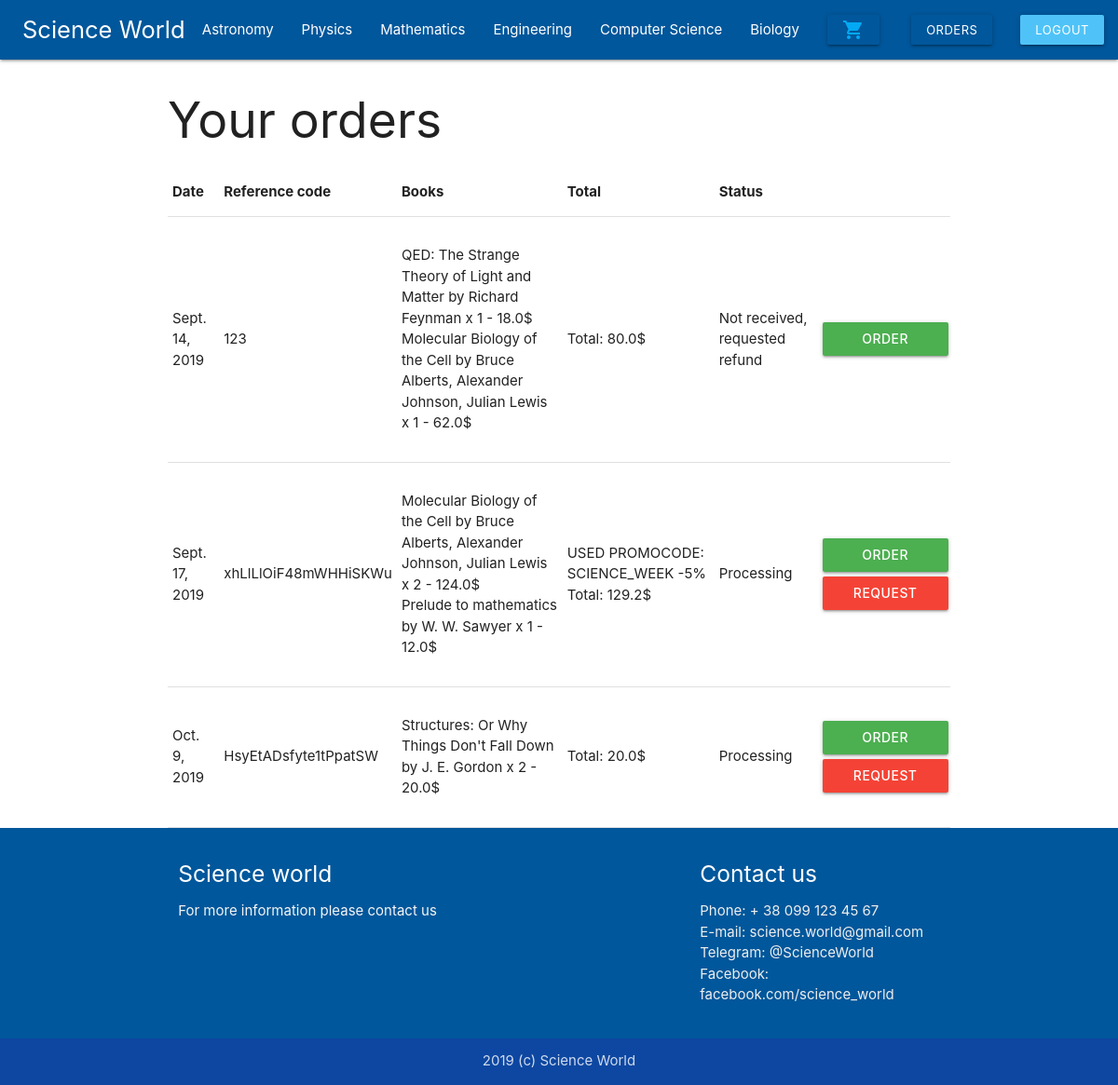
The app's page /orders (signed in) with its own data.
### bookstore/models.py (models this page shows, shortened)
class Order(models.Model):
    user = models.ForeignKey(settings.AUTH_USER_MODEL, on_delete=models.CASCADE)
    ref_code = models.CharField(max_length=20)
    books = models.ManyToManyField(OrderedBook)
    ordered = models.BooleanField(default=False)
    creation_date = models.DateField(auto_now_add=True)
    ordered_date = models.DateField(null=True)
    billing_info = models.ForeignKey('BillingInfo', on_delete=models.SET_NULL, blank=True, null=True)
    payment = models.ForeignKey('Payment', on_delete=models.SET_NULL, blank=True, null=True)
    promocode = models.ForeignKey('Promocode', on_delete=models.SET_NULL, blank=True, null=True)
    being_delivered = models.BooleanField(default=False)
    received = models.BooleanField(default=False)
    refund_requested = models.BooleanField(default=False)
    refund_granted = models.BooleanField(default=False)
    def get_total_price(self):
        total = 0
        for ordered_book in self.books.all():
            total += ordered_book.get_final_price()
        if self.promocode:
            total-= total * self.promocode.percentage / 100
        return total

class OrderedBook(models.Model):
    user = models.ForeignKey(settings.AUTH_USER_MODEL, on_delete=models.CASCADE)
    book = models.ForeignKey(Book, on_delete=models.CASCADE)
    ordered = models.BooleanField(default=False)
    quantity = models.IntegerField(default=1)
    def get_final_price(self):
        return self.quantity * self.book.price

class Book(models.Model):
    CATEGORY_CHOICES=[("AS", "Astronomy"), ("PH", "Physics"), ("MA", "Mathematics"),
                      ("EN", "Engineering"), ("CS", "Computer Science"), ("BI", "Biology")]
    title = models.CharField(max_length=100)
    author = models.CharField(max_length=100)
    category = models.CharField(choices=CATEGORY_CHOICES, max_length=2)
    price = models.FloatField()
    pages = models.IntegerField()
    rating = models.FloatField()
    publisher = models.CharField(max_length=100)
    language = models.CharField(max_length=20)
    shipping_weight = models.FloatField()
    product_dimensions = models.CharField(max_length=50)
    image = models.ImageField(upload_to='books_images/', blank='false')
    slug = models.SlugField(default="book")

class Promocode(models.Model):
    code = models.CharField(max_length=20)
    percentage = models.IntegerField(default=5)

### bookstore/views.py (the view)
# urls.py: path('orders', views.orders, name='orders'),
def orders(request):
    try:
        orders = Order.objects.filter(user=request.user, ordered=True)
        context = {
            'orders': orders
        }
        return render(request, "orders.html", context)
    except Order.DoesNotExist:
        messages.warning(request, "You do not have any orders")
        return redirect("home")

### templates/orders.html
{% extends 'layout.html' %}
{% block content %}
    <div class="container">
        <h2>Your orders</h2>
            <table class="responsive-table">
                <thead>
                    <tr>
                        <th>Date</th>
                        <th>Reference code</th>
                        <th>Books</th>
                        <th>Total</th>
                        <th>Status</th>
                        <th></th>
                    </tr>
                </thead>
                <tbody>
                {% for order in orders %}
                    <tr>
                        <td>{{ order.ordered_date }}</td>
                        <td>{{ order.ref_code }}</td>
                        <td>
                            <ul>
                                {% for ordered_book in order.books.all %}
                                    <li>
                                        {{ ordered_book.book.title}} by {{ ordered_book.book.author }} x {{ ordered_book.quantity }} - {{ ordered_book.get_final_price}}$
                                    </li>
                                {% endfor %}
                            </ul>
                        </td>
                        <td>{% if order.promocode %}
                                USED PROMOCODE: {{ order.promocode.code }} -{{ order.promocode.percentage }}%
                            {% endif %}
                            Total: {{ order.get_total_price }}$
                        </td>
                        <td>
                            {% if order.received %}
                                Received
                            {% elif order.being_delivered %}
                                On the way
                            {% elif order.received and order.refund_requested %}
                                Received, requested refund
                            {% elif not order.received and order.refund_requested %}
                                Not received, requested refund
                            {% elif order.received and order.refund_granted %}
                                Received, granted refund
                            {% elif not order.received and order.refund_granted %}
                                Not received, granted refund
                            {% else %}
                                Processing
                            {% endif %}
                        </td>
                        <td>
                            {% if not order.received %}
                                <a href="{% url 'order_received' order.ref_code %}" class="waves-effect waves-light btn green right-align table-btn">Order received</a>
                            {% endif %}
                            {% if not order.refund_requested and not order.refund_granted %}
                                <a href="{% url 'refund' order.ref_code %}" class="waves-effect waves-light btn red right-align table-btn">Request refund</a>
                            {% endif %}
                        </td>
                    </tr>
                {% endfor %}
                </tbody>
            </table>
    </div>
{% endblock content %}

### static/style.css (style rules this page uses)
.table-btn { width: 100%; !important; margin: 2%; !important; }
.btn { font-size: 100%; !important; font-weight: 500; !important; }

### records on screen
Order: ordered_date "Sept. 14, 2019", ref_code "123", get_total_price "80.0", received "Not received, requested refund"
OrderedBook: book "QED: The Strange Theory of Light and Matter", book.author "Richard Feynman", quantity "1", get_final_price "18.0"
OrderedBook: book "Molecular Biology of the Cell", book.author "Bruce Alberts, Alexander Johnson, Julian Lewis", quantity "1", get_final_price "62.0"
Order: ordered_date "Sept. 17, 2019", ref_code "xhLlLlOiF48mWHHiSKWu", promocode.code "SCIENCE_WEEK", promocode.percentage "5", get_total_price "129.2", received "Processing", refund_requested "REQUEST…"
OrderedBook: book "Molecular Biology of the Cell", book.author "Bruce Alberts, Alexander Johnson, Julian Lewis", quantity "2", get_final_price "124.0"
OrderedBook: book "Prelude to mathematics", book.author "W. W. Sawyer", quantity "1", get_final_price "12.0"
Order: ordered_date "Oct. 9, 2019", ref_code "HsyEtADsfyte1tPpatSW", get_total_price "20.0", received "Processing", refund_requested "REQUEST…"
OrderedBook: book "Structures: Or Why Things Don't Fall Down", book.author "J. E. Gordon", quantity "2", get_final_price "20.0"
